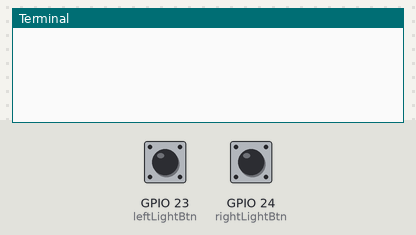
The program below on a simulated Raspberry Pi (BCM pin numbers). Shown: the last lines printed to the terminal. Inputs (shaded band) come from the test bench; at power-on: GPIO 23 (leftLightBtn) HIGH, GPIO 24 (rightLightBtn) HIGH. No MQTT or app messages arrive unless stated.

Above: at 1.2 s.
1.3 s: GPIO 23 (leftLightBtn) pulled LOW for 0.15 s
At 2.6 s:
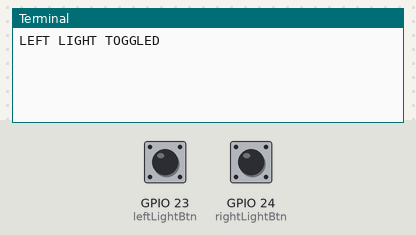
3.0 s: GPIO 24 (rightLightBtn) pulled LOW for 0.15 s
At 3.9 s:
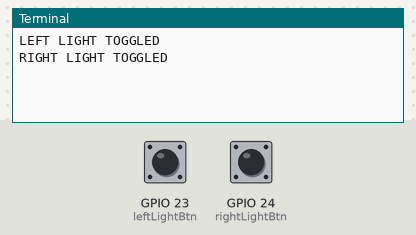

The program:

lights.py
```python
import paho.mqtt.client as mqtt
import paho.mqtt.publish as publish

from gpiozero import Button
from signal import pause

#mqttBroker = "192.168.2.123"

#client = mqtt.Client("house/desk/right-light")
#client.username_pw_set("mosquitto", "password")
#client.connect(mqttBroker)

def toggle_right_light():
    #client.publish("cmnd/Power", "toggle")
    publish.single("house/desk/right-light/cmnd/Power", "toggle", hostname="192.168.2.123",port=1883,auth={'username':"mosquitto", 'password':"password"})
    print("RIGHT LIGHT TOGGLED")

def toggle_left_light():
    publish.single("house/desk/left-light/cmnd/Power", "toggle", hostname="192.168.2.123",port=1883,auth={'username':"mosquitto", 'password':"password"})
    print("LEFT LIGHT TOGGLED")

def stop():
    print("STOPPED")

leftLightBtn = Button(23)
rightLightBtn = Button(24)

leftLightBtn.when_pressed = toggle_left_light
rightLightBtn.when_pressed = toggle_right_light


pause()
```

Measured:
- after the input at 1.3 s, the terminal: prints a new line after 0.20 s (image 1)
- after the input at 3.0 s, the terminal: prints a new line after 0.20 s (image 2)
